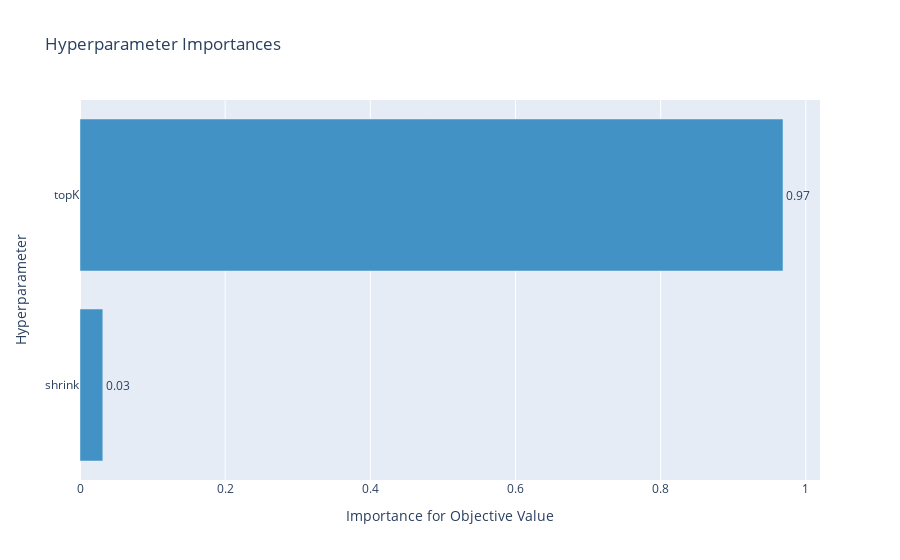

The cell this chart's notebook holds for it:
### Code cell
op.visualization.plot_param_importances(study)

### Figure 1 — Plotly figure (JSON) as saved in the notebook; plotly's stock layout.template omitted (floating-point values rounded to 4 significant figures)
{"data": [{"cliponaxis": false, "hovertemplate": ["shrink (FloatDistribution): 0.03144175639161435<extra></extra>", "topK (IntDistribution): 0.9685582436083856<extra></extra>"], "marker": {"color": "rgb(66,146,198)"}, "orientation": "h", "text": ["0.03", "0.97"], "textposition": "outside", "x": [0.03144, 0.9686], "y": ["shrink", "topK"], "type": "bar"}], "layout": {"showlegend": false, "title": {"text": "Hyperparameter Importances"}, "xaxis": {"title": {"text": "Importance for Objective Value"}}, "yaxis": {"title": {"text": "Hyperparameter"}}}}
